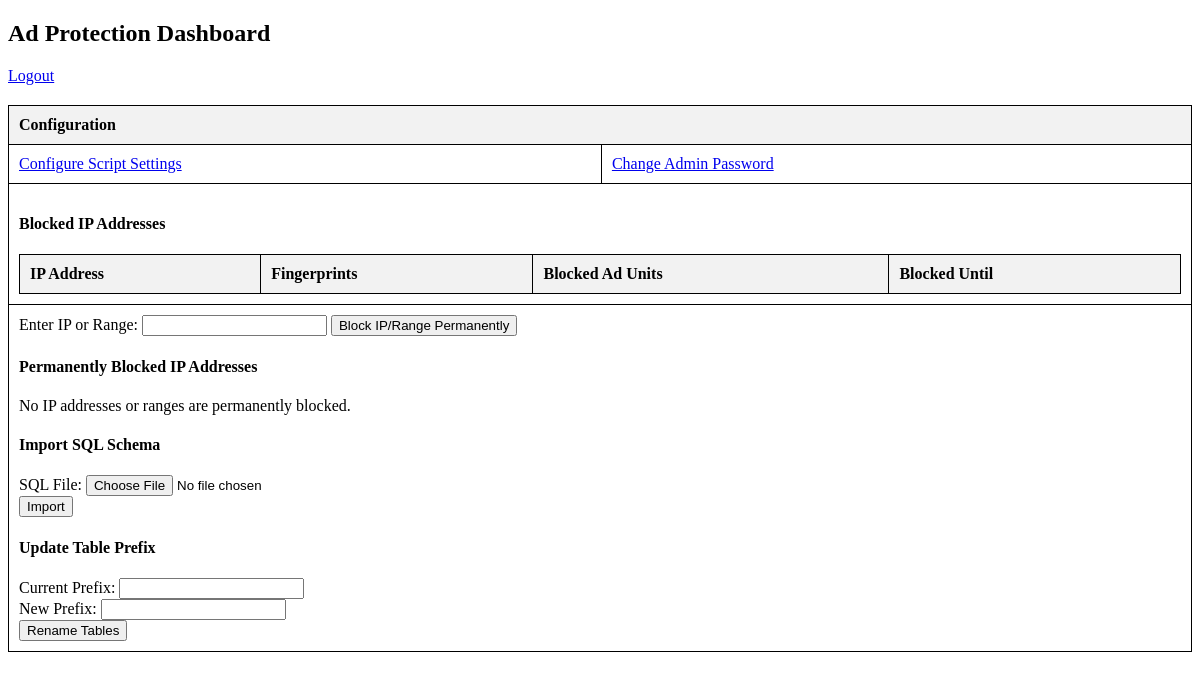
The app's page /dashboard.php (signed in), older data.
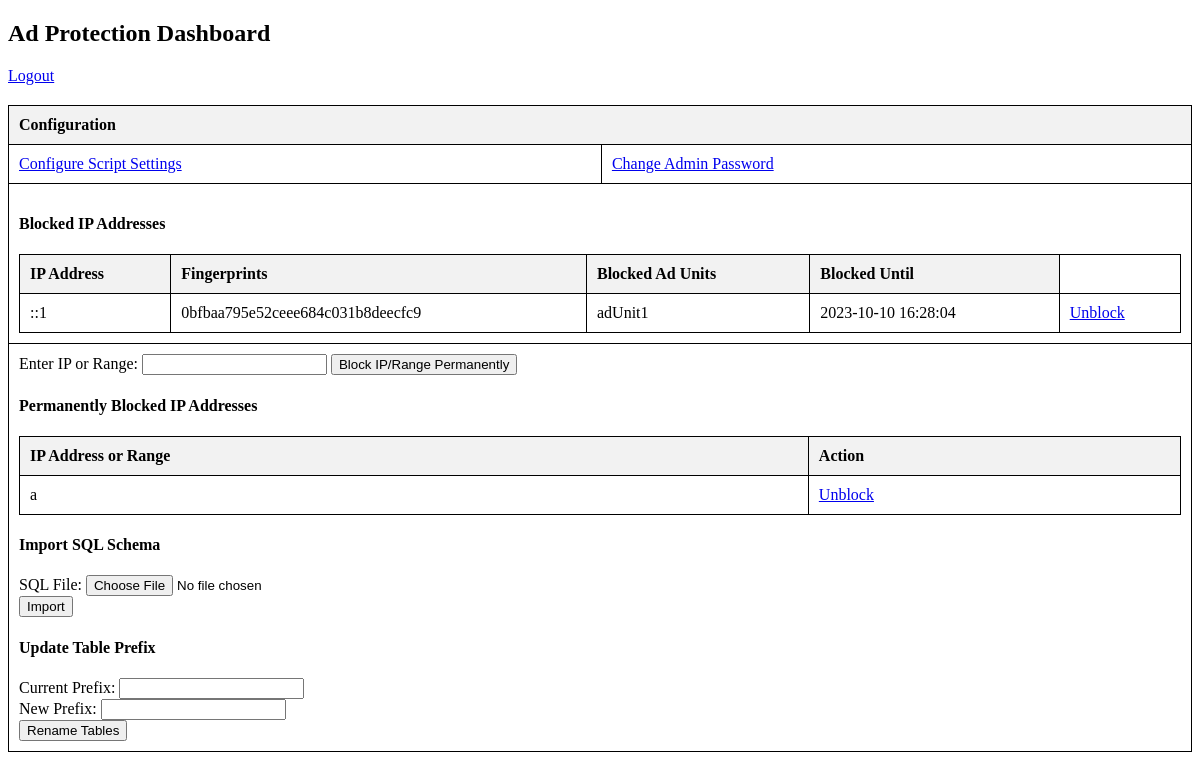
The same page, newer data.
### tables this page shows
CREATE TABLE `permanent_blocks` (
  `id` int(11) NOT NULL,
  `ip_range` varchar(255) NOT NULL
);

### public/common.php (called while the page is built, shortened)
<?php
$tablePrefix = $GLOBALS['tablePrefix'];
?>

### public/dashboard.php (the view, shortened to what this page needs)
<?php
include 'common.php';
$noAdmins = true;
$query = "SHOW TABLES LIKE '{$tablePrefix}admins'";
$result = $pdo->query($query);
$adminsTableExists = $result->rowCount() > 0;
if ($adminsTableExists) {
    $stmt = $pdo->prepare("SELECT COUNT(*) as total_admins FROM {$tablePrefix}admins");
    $stmt->execute();
    $result = $stmt->fetch(PDO::FETCH_ASSOC);
    $noAdmins = $result['total_admins'] == 0;
}
$query = "SHOW TABLES LIKE '{$tablePrefix}blocked_ips_table'";
$result = $pdo->query($query);
$blockedIPsTableExists = $result->rowCount() > 0;
$blockedIPs = [];
if ($blockedIPsTableExists) {
    try {
        $stmt = $pdo->prepare("SELECT ip_address, GROUP_CONCAT(fingerprint) as fingerprints, GROUP_CONCAT(ad_unit_id) as ad_units, block_until FROM {$tablePrefix}blocked_ips_table GROUP BY ip_address");
        $stmt->execute();
        $blockedIPs = $stmt->fetchAll(PDO::FETCH_ASSOC);
    } catch (PDOException $e) {
        echo $e->getMessage();
        $blockedIPs = false;
    }
}
$permanentBlockedIPs = [];
try {
    $stmt = $pdo->prepare("SELECT ip_range FROM {$tablePrefix}permanent_blocks");
    $stmt->execute();
    $permanentBlockedIPs = $stmt->fetchAll(PDO::FETCH_ASSOC);
} catch (PDOException $e) {
    echo $e->getMessage();
    $permanentBlockedIPs = false;
}
?>
<!DOCTYPE html>
<html lang="en">
<head>
</head>
<body>
    <h2>Ad Protection Dashboard</h2>
    <?php if (!$noAdmins): ?>
        <a href="logout.php">Logout</a>
    <?php endif; ?>
    <table>
        <thead>
            <tr>
                <th colspan="2">Configuration</th>
            </tr>
        </thead>
        <tbody>
            <tr>
                <td><a href="settings.php">Configure Script Settings</a></td>
                <td><a href="change_password.php">Change Admin Password</a></td>
            </tr>
            <tr>
                <td colspan="2">
                    <h4>Blocked IP Addresses</h4>
                    <?php if ($blockedIPs !== false): ?>
                        <table>
                            <thead>
                                <tr>
                                    <th>IP Address</th>
                                    <th>Fingerprints</th>
                                    <th>Blocked Ad Units</th>
                                    <th>Blocked Until</th>
                                </tr>
                            </thead>
                            <tbody>
                                <?php foreach ($blockedIPs as $ip): ?>
                                    <tr>
                                        <td>
                                            <?php echo $ip['ip_address']; ?>
                                        </td>
                                        <td>
                                            <?php echo implode(', ', explode(',', $ip['fingerprints'])); ?>
                                        </td>
                                        <td>
                                            <?php echo implode(', ', explode(',', $ip['ad_units'])); ?>
                                        </td>
                                        <td>
                                            <?php echo $ip['block_until']; ?>
                                        </td>
                                        <td>
                                            <a href="unblock_ip.php?ip=<?php echo urlencode($ip['ip_address']); ?>">Unblock</a>
                                        </td>
                                    </tr>
                                <?php endforeach; ?>
                            </tbody>
                        </table>
                    <?php else: ?>
                        <p>There was an error fetching blocked IPs. Please ensure the database is properly set up.</p>
                    <?php endif; ?>
                </td>
            </tr>
            <tr>
                <td colspan="2">
                    <form action="add_permanent_block.php" method="post">
                        <label for="ip_range">Enter IP or Range:</label>
                        <input type="text" name="ip_range" id="ip_range">
                        <input type="submit" value="Block IP/Range Permanently">
                    </form>
                    <h4>Permanently Blocked IP Addresses</h4>
                    <?php if ($permanentBlockedIPs !== false && !empty($permanentBlockedIPs)): ?>
                        <table>
                            <thead>
                                <tr>
                                    <th>IP Address or Range</th>
                                    <th>Action</th>
                                </tr>
                            </thead>
                            <tbody>
                                <?php foreach ($permanentBlockedIPs as $ip): ?>
                                    <tr>
                                        <td>
                                            <?php echo htmlspecialchars($ip['ip_range']); ?>
                                        </td>
                                        <td>
                                            <a
                                                href="unblock_permanent_ip.php?ip=<?php echo urlencode($ip['ip_range']); ?>">Unblock</a>
                                        </td>
                                    </tr>
                                <?php endforeach; ?>
                            </tbody>
                        </table>
                    <?php else: ?>
                        <p>No IP addresses or ranges are permanently blocked.</p>
                    <?php endif; ?>
                    <h4>Import SQL Schema</h4>
                    <form action="import_db.php" method="post" enctype="multipart/form-data">
                        <label>
                            SQL File:
                            <input type="file" name="sqlfile" accept=".sql">
                        </label>
                        <br>
                        <input type="submit" value="Import">
                    </form>
                    <h4>Update Table Prefix</h4>
                    <form action="dashboard.php" method="post">
                        Current Prefix: <input type="text" name="currentPrefix" /><br>
                        New Prefix: <input type="text" name="newPrefix" /><br>
                        <input type="submit" name="renameTables" value="Rename Tables" />
                    </form>
                </td>
            </tr>
        </tbody>
    </table>
</body>
</html>

### public/dashboard.php (style rules this page uses)
table { border-collapse: collapse; width: 100%; margin-top: 20px; }
table, th, td { border: 1px solid black; }
th, td { padding: 10px; text-align: left; }
th { background-color: #f2f2f2; }

Row changes from the older to the newer data that the page shows:
added permanent_blocks: ip_range "a"
Text that changed along with them:
new list line: "::1 0bfbaa795e52ceee684c031b8deecfc9 adUnit1 2023-10-10 16:28:04 Unblock"
text no longer shown: "No IP addresses or ranges are permanently blocked."
text now shown: "IP Address or Range Action"
